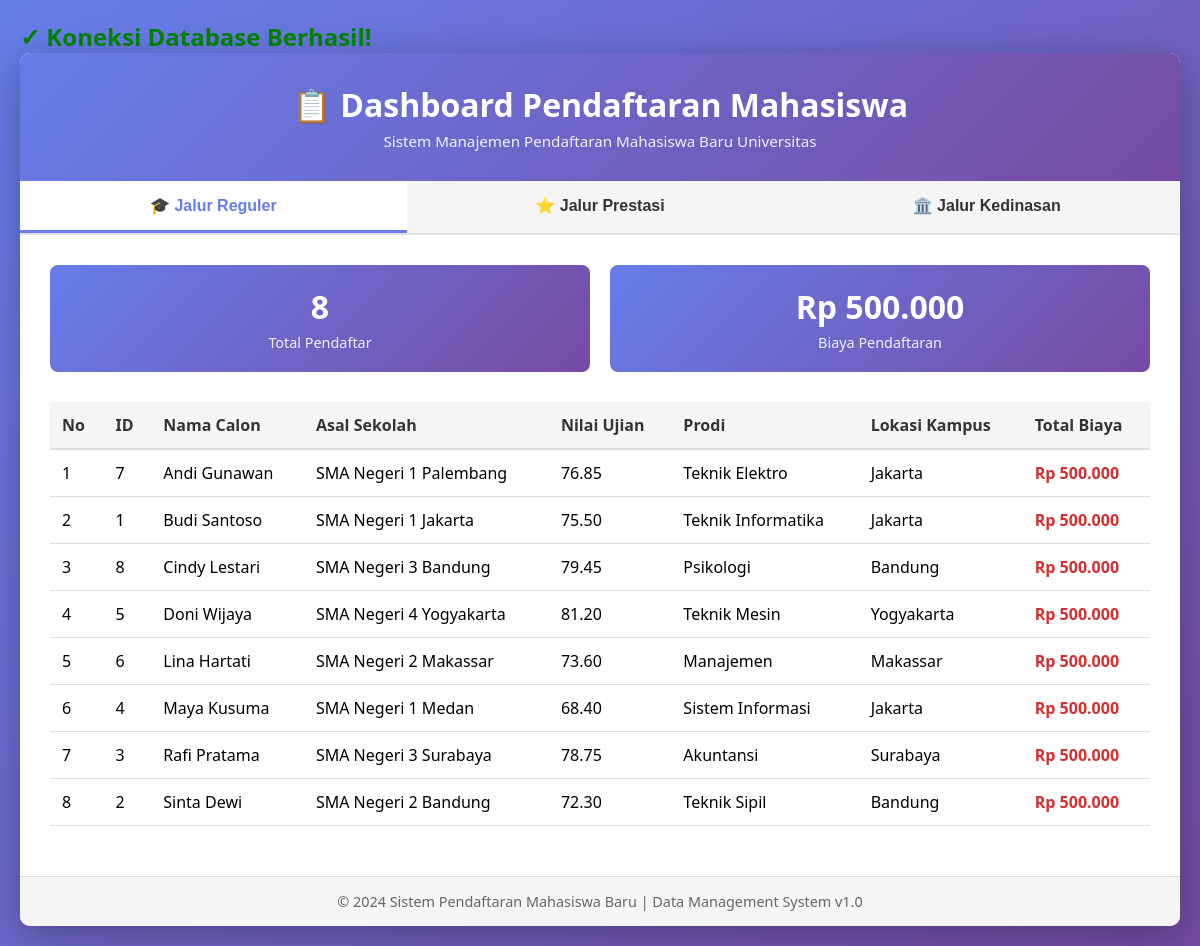
The page / on the database its author committed.
### tables this page shows
CREATE TABLE `tabel_pendaftaran` (
  `id_pendaftaran` int NOT NULL,
  `nama_calon` varchar(100) NOT NULL,
  `asal_sekolah` varchar(150) NOT NULL,
  `nilai_ujian` decimal(5,2) NOT NULL,
  `biaya_pendaftaran_dasar` decimal(10,2) NOT NULL,
  `jalur_pendaftaran` enum('Reguler','Prestasi','Kedinasan') NOT NULL,
  `pilihan_prodi` varchar(100) DEFAULT NULL,
  `lokasi_kampus` varchar(100) DEFAULT NULL,
  `jenis_prestasi` varchar(100) DEFAULT NULL,
  `tingkat_prestasi` varchar(100) DEFAULT NULL,
  `sk_ikatan_dinas` varchar(50) DEFAULT NULL,
  `instansi_sponsor` varchar(150) DEFAULT NULL
);

### PendaftaranReguler.php (called while the page is built, shortened)
<?php
class PendaftaranReguler extends Pendaftaran {
    public static function getDaftarReguler($pdo) {
        try {
            $query = "SELECT * FROM tabel_pendaftaran
                      WHERE jalur_pendaftaran = 'Reguler'
                      ORDER BY nama_calon ASC";
            $stmt = $pdo->prepare($query);
            $stmt->execute();
            return $stmt->fetchAll(PDO::FETCH_ASSOC);
        } catch (PDOException $e) {
            die("Query Error: " . $e->getMessage());
        }
    }
}
?>

### index.php (the view, shortened to what this page needs)
<?php
require_once 'koneksi.php';
require_once 'PendaftaranReguler.php';
$db = new Database();
$pdo = $db->connect();
$daftarReguler = PendaftaranReguler::getDaftarReguler($pdo);
?>
<!DOCTYPE html>
<html lang="id">
<head>
</head>
<body>
<div class="container">
    <div class="header">
        <h1>📋 Dashboard Pendaftaran Mahasiswa</h1>
        <p>Sistem Manajemen Pendaftaran Mahasiswa Baru Universitas</p>
    </div>
    <div class="tabs">
        <button class="tab-button active" onclick="switchTab('reguler')">
            🎓 Jalur Reguler
        </button>
        <button class="tab-button" onclick="switchTab('prestasi')">
            ⭐ Jalur Prestasi
        </button>
        <button class="tab-button" onclick="switchTab('kedinasan')">
            🏛️ Jalur Kedinasan
        </button>
    </div>
    <div id="reguler" class="tab-content active">
        <div class="stats">
            <div class="stat-box">
                <h3><?php echo count($daftarReguler); ?></h3>
                <p>Total Pendaftar</p>
            </div>
            <div class="stat-box">
                <h3>Rp 500.000</h3>
                <p>Biaya Pendaftaran</p>
            </div>
        </div>
        <?php if (count($daftarReguler) > 0): ?>
            <table>
                <thead>
                    <tr>
                        <th>No</th>
                        <th>ID</th>
                        <th>Nama Calon</th>
                        <th>Asal Sekolah</th>
                        <th>Nilai Ujian</th>
                        <th>Prodi</th>
                        <th>Lokasi Kampus</th>
                        <th>Total Biaya</th>
                    </tr>
                </thead>
                <tbody>
                    <?php $no = 1; ?>
                    <?php foreach ($daftarReguler as $data): ?>
                        <tr>
                            <td><?php echo $no++; ?></td>
                            <td><?php echo $data['id_pendaftaran']; ?></td>
                            <td><?php echo $data['nama_calon']; ?></td>
                            <td><?php echo $data['asal_sekolah']; ?></td>
                            <td><?php echo $data['nilai_ujian']; ?></td>
                            <td><?php echo $data['pilihan_prodi']; ?></td>
                            <td><?php echo $data['lokasi_kampus']; ?></td>
                            <td class="biaya">Rp <?php echo number_format($data['biaya_pendaftaran_dasar'], 0, ',', '.'); ?></td>
                        </tr>
                    <?php endforeach; ?>
                </tbody>
            </table>
        <?php endif; ?>
    </div>
    <div class="footer">
        <p>© 2024 Sistem Pendaftaran Mahasiswa Baru | Data Management System v1.0</p>
    </div>
</div>
</body>
</html>

### koneksi.php (shortened to what this page needs)
<?php
echo "<h2 style='color: green;'>✓ Koneksi Database Berhasil!</h2>";
?>

### index.php (style rules this page uses)
* { margin: 0; padding: 0; box-sizing: border-box; }
body { font-family: 'Segoe UI', Tahoma, Geneva, Verdana, sans-serif; background: linear-gradient(135deg, #667eea 0%, #764ba2 100%); min-height: 100vh; padding: 20px; }
.container { max-width: 1200px; margin: 0 auto; background: white; border-radius: 10px; box-shadow: 0 10px 40px rgba(0, 0, 0, 0.3); overflow: hidden; }
.header { background: linear-gradient(135deg, #667eea 0%, #764ba2 100%); color: white; padding: 30px; text-align: center; }
.header h1 { font-size: 2em; margin-bottom: 5px; }
.header p { font-size: 0.95em; opacity: 0.9; }
.tabs { display: flex; gap: 0; border-bottom: 2px solid #e0e0e0; }
.tab-button { flex: 1; padding: 15px; background: #f5f5f5; border: none; cursor: pointer; font-size: 1em; font-weight: 600; color: #333; transition: all 0.3s ease; border-bottom: 3px solid transparent; }
.tab-button.active { background: white; color: #667eea; border-bottom-color: #667eea; }
.tab-content { display: none; padding: 30px; }
.tab-content.active { display: block; }
.stats { display: grid; grid-template-columns: repeat(auto-fit, minmax(200px, 1fr)); gap: 20px; margin-bottom: 30px; }
.stat-box { background: linear-gradient(135deg, #667eea 0%, #764ba2 100%); color: white; padding: 20px; border-radius: 8px; text-align: center; }
.stat-box h3 { font-size: 2em; margin-bottom: 5px; }
.stat-box p { opacity: 0.9; font-size: 0.9em; }
table { width: 100%; border-collapse: collapse; margin-bottom: 20px; }
table th { background: #f5f5f5; padding: 12px; text-align: left; font-weight: 600; color: #333; border-bottom: 2px solid #ddd; }
table td { padding: 12px; border-bottom: 1px solid #ddd; }
.biaya { font-weight: 600; color: #d32f2f; }
.footer { background: #f5f5f5; padding: 15px; text-align: center; color: #666; font-size: 0.9em; border-top: 1px solid #ddd; }

### rows shown on the page
tabel_pendaftaran: id_pendaftaran "7", nama_calon "Andi Gunawan", asal_sekolah "SMA Negeri 1 Palembang", nilai_ujian "76.85", pilihan_prodi "Teknik Elektro", lokasi_kampus "Jakarta", biaya_pendaftaran_dasar "500.000"
tabel_pendaftaran: id_pendaftaran "1", nama_calon "Budi Santoso", asal_sekolah "SMA Negeri 1 Jakarta", nilai_ujian "75.50", pilihan_prodi "Teknik Informatika", lokasi_kampus "Jakarta", biaya_pendaftaran_dasar "500.000"
tabel_pendaftaran: id_pendaftaran "8", nama_calon "Cindy Lestari", asal_sekolah "SMA Negeri 3 Bandung", nilai_ujian "79.45", pilihan_prodi "Psikologi", lokasi_kampus "Bandung", biaya_pendaftaran_dasar "500.000"
tabel_pendaftaran: id_pendaftaran "5", nama_calon "Doni Wijaya", asal_sekolah "SMA Negeri 4 Yogyakarta", nilai_ujian "81.20", pilihan_prodi "Teknik Mesin", lokasi_kampus "Yogyakarta", biaya_pendaftaran_dasar "500.000"
tabel_pendaftaran: id_pendaftaran "6", nama_calon "Lina Hartati", asal_sekolah "SMA Negeri 2 Makassar", nilai_ujian "73.60", pilihan_prodi "Manajemen", lokasi_kampus "Makassar", biaya_pendaftaran_dasar "500.000"
tabel_pendaftaran: id_pendaftaran "4", nama_calon "Maya Kusuma", asal_sekolah "SMA Negeri 1 Medan", nilai_ujian "68.40", pilihan_prodi "Sistem Informasi", lokasi_kampus "Jakarta", biaya_pendaftaran_dasar "500.000"
tabel_pendaftaran: id_pendaftaran "3", nama_calon "Rafi Pratama", asal_sekolah "SMA Negeri 3 Surabaya", nilai_ujian "78.75", pilihan_prodi "Akuntansi", lokasi_kampus "Surabaya", biaya_pendaftaran_dasar "500.000"
tabel_pendaftaran: id_pendaftaran "2", nama_calon "Sinta Dewi", asal_sekolah "SMA Negeri 2 Bandung", nilai_ujian "72.30", pilihan_prodi "Teknik Sipil", lokasi_kampus "Bandung", biaya_pendaftaran_dasar "500.000"

### other values the page prints
count($daftarReguler) "8"
